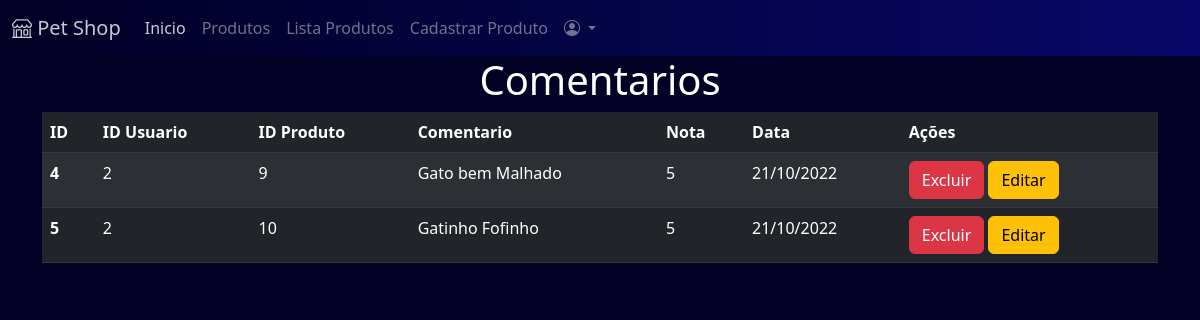
Before: /comentarios/lista.php with the older database file.
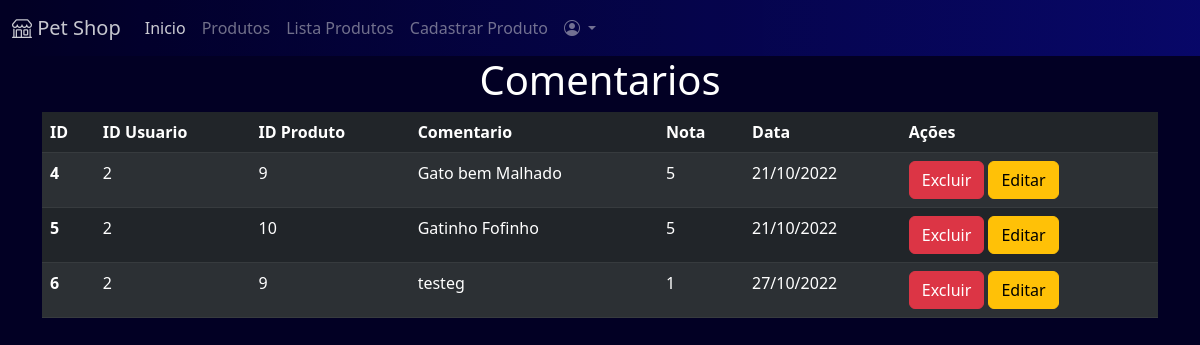
After: the same page with the newer database file.
### tables this page shows
CREATE TABLE comentarios(
id INTEGER PRIMARY KEY AUTOINCREMENT,
id_usuario INTEGER,
id_produto INTEGER,
comentario TEXT,
nota INTEGER,
dataComentario TEXT,
FOREIGN KEY(id_usuario) REFERENCES usuarios(id),
FOREIGN KEY(id_produto) REFERENCES produtos(id)
);

### comentarios/lista.php (the view, shortened to what this page needs)
<?php
include '../configuracao/conexao.php';
$selecionarComentarios = "SELECT * FROM comentarios";
$comentarios = $db->query($selecionarComentarios);
include '../componentes/header.php';
?>
<div class="container ">
    <div class="row">
        <div class="col-12">
            <h1 class="text-center text-white">
                Comentarios
            </h1>
        </div>
    </div>
    <div class="row">
        <div class="col-12">
            <table class="table table-striped table-dark">
                <thead>
                    <tr>
                        <th scope="col">ID</th>
                        <th scope="col">ID Usuario</th>
                        <th scope="col">ID Produto</th>
                        <th scope="col">Comentario</th>
                        <th scope="col">Nota</th>
                        <th scope="col">Data</th>
                        <th scope="col">Ações</th>
                    </tr>
                </thead>
                <tbody>
                    <?php
                    if ($comentarios->fetchArray()) {
                        while ($comentario = $comentarios->fetchArray()) {
                            ?>
                            <tr>
                                <th scope="row"><?php echo $comentario['id']; ?></th>
                                <td><?php echo $comentario['id_usuario']; ?></td>
                                <td><?php echo $comentario['id_produto']; ?></td>
                                <td><?php echo $comentario['comentario']; ?></td>
                                <td><?php echo $comentario['nota']; ?></td>
                                <td><?php echo $comentario['dataComentario']; ?></td>
                                <td>
                                    <a href="delete.php?u_id=<?php echo $comentario['id']; ?>" class="btn btn-danger">Excluir</a>
                                    <a href="editar.php?u_id=<?php echo $comentario['id']; ?>" class="btn btn-warning">Editar</a>
                                </td>
                            </tr>
                            <?php
                        }
                    }
                    ?>
                </tbody>
            </table>
        </div>
    </div>
</div>
<?php
include '../componentes/footer.php';
?>

Changed rows visible on the page:
added comentarios: id "6", id_usuario "2", id_produto "9", comentario "testeg", nota "1", dataComentario "27/10/2022"
